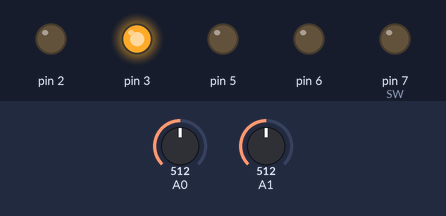
A sketch run on a simulated Arduino Uno, built with avr-gcc and run on an emulated ATmega328P. On the bench: output pins drawn as LEDs (lit = HIGH). Inputs (shaded band) come from the test bench; at power-on: A0 = 512, A1 = 512. What the sketch prints to the serial monitor is not drawn.

Above: at 0.1 s.
Timing chart, 0 to 1.6 s (numbered marks = the images above):
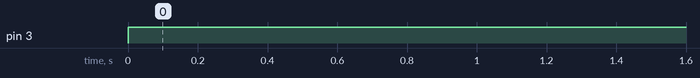

The sketch:

JoystickGame.ino
```cpp
int SW = 7;

int inf;

int ppx;
int ppy;

int px;
int py;

int sx;
int sy;

void setup() {

Serial.begin(9600);
for(int u = 2; u < 4; u++){
  pinMode(u,OUTPUT);
}

for(int u = 5; u < 8; u++){
  pinMode(u,OUTPUT);
}

}

void loop() {
  // put your main code here, to run repeatedly:
digitalWrite(3,1);
digitalWrite(2,0);

ppx = analogRead(A1);
ppy = analogRead(A0);
inf = digitalRead(SW);

px = map(ppx,0,1023,-99,99);
py = map(ppy,0,1023,-99,99);

if(px < 0){
  px = 100 + px * (-1);
  Serial.print(px);
  Serial.print(" ");
  Serial.print(0);
}
else{
  px = px + 100;
  Serial.print(px);
  Serial.print(" ");
  Serial.print(1);
}
Serial.print(" ");
if(py < 0){
  py = 100 + py * (-1);
  Serial.print(py);
  Serial.print(" ");
  Serial.print(0);
}
else{
  py = py + 100;
  Serial.print(py);
  Serial.print(" ");
  Serial.print(1);
}

Serial.println("");

}
```

Measured:
- by itself, pin 3: LOW → HIGH at 0.00 s
